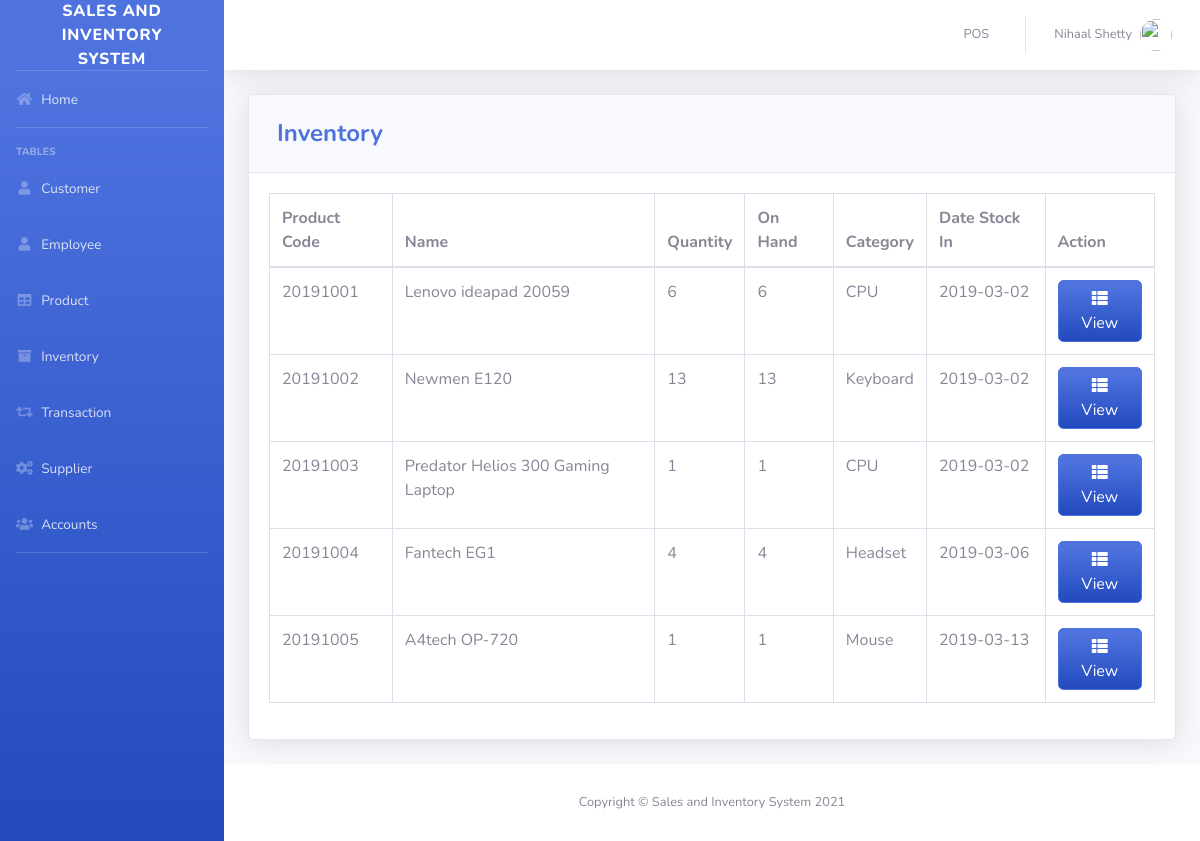
Page /pages/inventory.php (signed in) on the committed database.
### tables this page shows
CREATE TABLE `product` (
  `PRODUCT_ID` int NOT NULL,
  `PRODUCT_CODE` varchar(20) NOT NULL,
  `NAME` varchar(50) DEFAULT NULL,
  `DESCRIPTION` varchar(250) NOT NULL,
  `QTY_STOCK` int DEFAULT NULL,
  `ON_HAND` int NOT NULL,
  `PRICE` int DEFAULT NULL,
  `CATEGORY_ID` int DEFAULT NULL,
  `SUPPLIER_ID` int DEFAULT NULL,
  `DATE_STOCK_IN` varchar(50) NOT NULL
);

CREATE TABLE `category` (
  `CATEGORY_ID` int NOT NULL,
  `CNAME` varchar(50) DEFAULT NULL
);

### pages/inventory.php (the view, shortened to what this page needs)
<?php
include '../includes/connection.php';
include '../includes/sidebar.php';
?>
<div class="card shadow mb-4">
  <div class="card-header py-3">
    <h4 class="m-2 font-weight-bold text-primary">Inventory</h4>
  </div>
  <div class="card-body">
    <div class="table-responsive">
      <table class="table table-bordered" id="dataTable" width="100%" cellspacing="0">
        <thead>
          <tr>
            <th>Product Code</th>
            <th>Name</th>
            <th>Quantity</th>
            <th>On Hand</th>
            <th>Category</th>
            <th>Date Stock In</th>
            <th>Action</th>
          </tr>
        </thead>
        <tbody>
          <?php
          $query = 'SELECT PRODUCT_ID, PRODUCT_CODE, NAME, COUNT(`QTY_STOCK`) AS "QTY_STOCK", COUNT(`ON_HAND`) AS "ON_HAND", CNAME, DATE_STOCK_IN FROM product p join category c on p.CATEGORY_ID=c.CATEGORY_ID GROUP BY PRODUCT_CODE';
          $result = mysqli_query($db, $query) or die(mysqli_error($db));
          while ($row = mysqli_fetch_assoc($result)) {
            echo '<tr>';
            echo '<td>' . $row['PRODUCT_CODE'] . '</td>';
            echo '<td>' . $row['NAME'] . '</td>';
            echo '<td>' . $row['QTY_STOCK'] . '</td>';
            echo '<td>' . $row['ON_HAND'] . '</td>';
            echo '<td>' . $row['CNAME'] . '</td>';
            echo '<td>' . $row['DATE_STOCK_IN'] . '</td>';
            echo '<td align="right">
                              <a type="button" class="btn btn-primary bg-gradient-primary" href="inv_searchfrm.php?action=edit & id=' . $row['PRODUCT_CODE'] . '"><i class="fas fa-fw fa-th-list"></i> View</a>
                          </div> </td>';
          }
          ?>
    </div>
  </div>
<?php
include '../includes/footer.php';
?>

### includes/sidebar.php (shortened to what this page needs)
<!DOCTYPE html>
<html lang="en">
<head>
  <link href="../vendor/fontawesome-free/css/all.min.css" rel="stylesheet" type="text/css">
  <link href="../css/styles.css" rel="stylesheet">
  <link href="../vendor/datatables/dataTables.bootstrap4.min.css" rel="stylesheet">
</head>
<body id="page-top">
  <div id="wrapper">
    <ul class="navbar-nav bg-gradient-primary sidebar sidebar-dark accordion" id="accordionSidebar">
      <a class="sidebar-brand d-flex align-items-center justify-content-center p-3" href="index.php">
        <div class="sidebar-brand-text mx-3">Sales and Inventory System</div>
      </a>
      <hr class="sidebar-divider my-0">
      <li class="nav-item">
        <a class="nav-link" href="index.php">
          <i class="fas fa-fw fa-home"></i>
          <span>Home</span></a>
      </li>
      <hr class="sidebar-divider">
      <div class="sidebar-heading">
        Tables
      </div>
      <li class="nav-item">
        <a class="nav-link" href="customer.php">
          <i class="fas fa-fw fa-user"></i>
          <span>Customer</span></a>
      </li>
      <li class="nav-item">
        <a class="nav-link" href="employee.php">
          <i class="fas fa-fw fa-user"></i>
          <span>Employee</span></a>
      </li>
      <li class="nav-item">
        <a class="nav-link" href="product.php">
          <i class="fas fa-fw fa-table"></i>
          <span>Product</span></a>
      </li>
      <li class="nav-item">
        <a class="nav-link" href="inventory.php">
          <i class="fas fa-fw fa-archive"></i>
          <span>Inventory</span></a>
      </li>
      <li class="nav-item">
        <a class="nav-link" href="transaction.php">
          <i class="fas fa-fw fa-retweet"></i>
          <span>Transaction</span></a>
      </li>
      <li class="nav-item">
        <a class="nav-link" href="supplier.php">
          <i class="fas fa-fw fa-cogs"></i>
          <span>Supplier</span></a>
      </li>
      <li class="nav-item">
        <a class="nav-link" href="user.php">
          <i class="fas fa-fw fa-users"></i>
          <span>Accounts</span></a>
      </li>
      <hr class="sidebar-divider d-none d-md-block">
    </ul>
    <?php include_once 'topbar.php'; ?>

### includes/topbar.php (shortened to what this page needs)
<div id="content-wrapper" class="d-flex flex-column">
  <div id="content">
    <nav class="navbar navbar-expand navbar-light bg-white topbar mb-4 static-top shadow">
      <ul class="navbar-nav ml-auto">
        <li class="nav-item dropdown no-arrow">
          <a class="nav-link" href="pos.php" role="button">
            <span class="mr-2 d-none d-lg-inline text-gray-600 small">POS</span>
          </a>
        </li>
        <li class="nav-item dropdown no-arrow">
          <a class="nav-link dropdown-toggle" href="#" id="userDropdown" role="button" data-toggle="dropdown" aria-haspopup="true" aria-expanded="false">
            <span class="mr-2 d-none d-lg-inline text-gray-600 small"><?php echo  $_SESSION['FIRST_NAME'] . ' ' . $_SESSION['LAST_NAME']; ?></span>
            <img class="img-profile rounded-circle" <?php
                                                    if ($_SESSION['GENDER'] == 'Male') {
                                                      echo 'src="https://encrypted-tbn0.gstatic.com/images?q=tbn:ANd9GcTS0rikanm-OEchWDtCAWQ_s1hQq1nOlQUeJr242AdtgqcdEgm0Dg"';
                                                    } else {
                                                      echo 'src="https://encrypted-tbn0.gstatic.com/images?q=tbn:ANd9GcSNngF0RFPjyGl4ybo78-XYxxeap88Nvsyj1_txm6L4eheH8ZBu"';
                                                    }
                                                    ?>>
          </a>
        </li>
      </ul>
    </nav>
    <div class="container-fluid">

### includes/footer.php (shortened to what this page needs)
<footer class="sticky-footer bg-white">
  <div class="container my-auto">
    <div class="copyright text-center my-auto">
      <span>Copyright © Sales and Inventory System 2021</span>
    </div>
  </div>
</footer>
</body>
</html>

### rows in the picture
product: PRODUCT_CODE "20191001", NAME "Lenovo ideapad 20059", QTY_STOCK "6", ON_HAND "6", CATEGORY_ID.CNAME "CPU", DATE_STOCK_IN "2019-03-02"
product: PRODUCT_CODE "20191002", NAME "Newmen E120", QTY_STOCK "13", ON_HAND "13", CATEGORY_ID.CNAME "Keyboard", DATE_STOCK_IN "2019-03-02"
product: PRODUCT_CODE "20191003", NAME "Predator Helios 300 Gaming Laptop", QTY_STOCK "1", ON_HAND "1", CATEGORY_ID.CNAME "CPU", DATE_STOCK_IN "2019-03-02"
product: PRODUCT_CODE "20191004", NAME "Fantech EG1", QTY_STOCK "4", ON_HAND "4", CATEGORY_ID.CNAME "Headset", DATE_STOCK_IN "2019-03-06"
product: PRODUCT_CODE "20191005", NAME "A4tech OP-720", QTY_STOCK "1", ON_HAND "1", CATEGORY_ID.CNAME "Mouse", DATE_STOCK_IN "2019-03-13"

### other values in the picture
$_SESSION['FIRST_NAME'] "Nihaal"
$_SESSION['LAST_NAME'] "Shetty"
